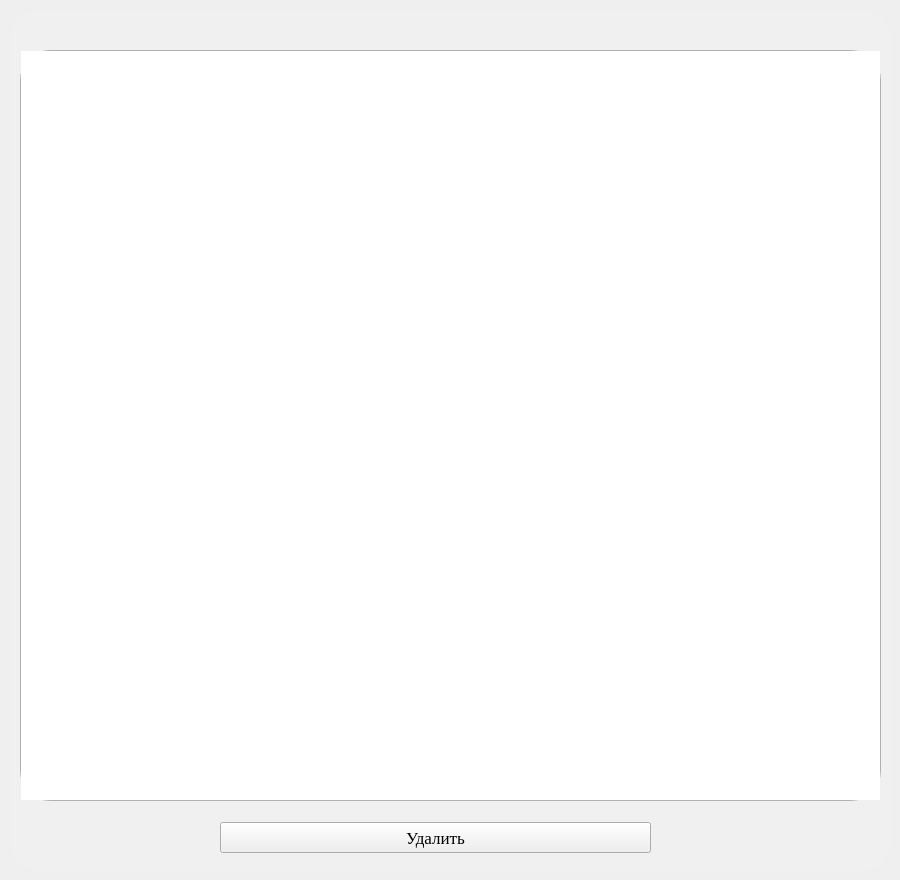
    <widget class="QWidget" name="users_page">
     <widget class="QLabel" name="content_users">
      <property name="geometry">
       <rect>
        <x>10</x>
        <y>10</y>
        <width>881</width>
        <height>861</height>
       </rect>
      </property>
      <property name="font">
       <font>
        <pointsize>30</pointsize>
        <weight>75</weight>
        <bold>true</bold>
       </font>
      </property>
      <property name="styleSheet">
       <string notr="true">background-color:rgb(240, 240, 240);
border-radius: 30px;
color: rgb(255, 255, 17);</string>
      </property>
      <property name="text">
       <string/>
      </property>
     </widget>
     <widget class="QTableWidget" name="table_users">
      <property name="geometry">
       <rect>
        <x>20</x>
        <y>50</y>
        <width>861</width>
        <height>751</height>
       </rect>
      </property>
      <property name="styleSheet">
       <string notr="true">border-radius: 30px; border: 1px solid rgb(177, 177, 177);
</string>
      </property>
     </widget>
     <widget class="QPushButton" name="pushButton">
      <property name="geometry">
       <rect>
        <x>220</x>
        <y>822</y>
        <width>431</width>
        <height>31</height>
       </rect>
      </property>
      <property name="font">
       <font>
        <family>Times New Roman</family>
        <pointsize>13</pointsize>
       </font>
      </property>
      <property name="text">
       <string>Удалить</string>
      </property>
     </widget>
    </widget>
